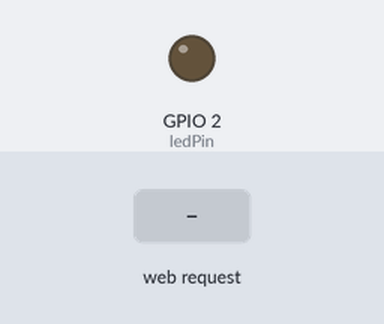
Recording of a sketch running on a simulated ESP32. Parts: output pins drawn as LEDs (lit = HIGH). Inputs (shaded band) come from the test bench. WiFi joins after 1.5 s; servers stay silent unless stated; what the sketch prints to the serial monitor is not drawn.

Above: at 2.7 s.
2.8 s: HTTP request GET /led/on received
At 3.4 s:
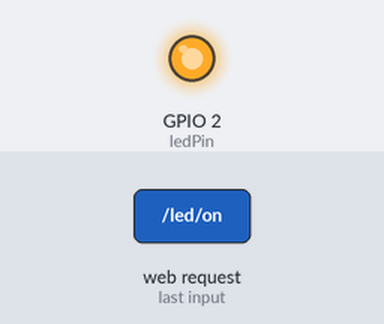
4.3 s: HTTP request GET /led/off received
At 5.7 s:
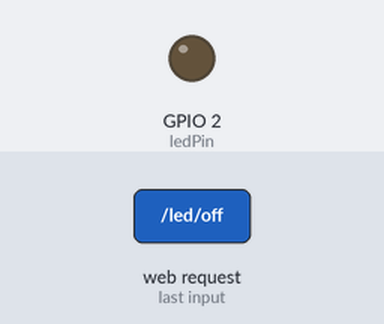
Timing chart, 0 to 7.3 s (numbered marks = the images above; inputs shaded):
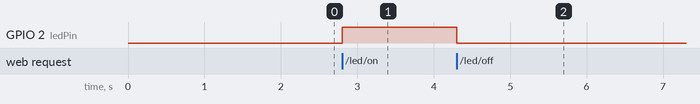

Measured:
- after the input at 2.8 s, GPIO 2 (ledPin): LOW → HIGH at once
- after the input at 4.3 s, GPIO 2 (ledPin): HIGH → LOW at once

The sketch:

Webserver_test.ino
```cpp
#include <WiFi.h>
#include <WebServer.h>

const char* ssid = "Paula e Gabriel 2G";
const char* password = "Paula492*";

const int ledPin = 2;
bool ledState = LOW;

WebServer server(80);

void handleRoot() {
  String html = "<!DOCTYPE html><html><head><meta name=\"viewport\" content=\"width=device-width, initial-scale=1\">";
  html += "<style>body{font-family:Arial,sans-serif;text-align:center;margin-top:50px;}";
  html += ".btn{padding:15px 32px;font-size:18px;border:none;border-radius:6px;color:white;cursor:pointer;text-decoration:none;display:inline-block;}";
  html += ".on{background-color:#28a745;} .off{background-color:#dc3545;}</style></head><body>";
  html += "<h2>Painel de Controle ESP32</h2>";
  html += "<p>Estado do LED: <strong>" + String(ledState ? "LIGADO" : "DESLIGADO") + "</strong></p>";

  if (ledState) {
    html += "<a href=\"/led/off\" class=\"btn off\">Desligar LED</a>";
  } else {
    html += "<a href=\"/led/on\" class=\"btn on\">Ligar LED</a>";
  }

  html += "</body></html>";
  server.send(200, "text/html", html);
}

void handleLedOn() {
  ledState = HIGH;
  digitalWrite(ledPin, ledState);
  server.sendHeader("Location", "/");
  server.send(303);
}

void handleLedOff() {
  ledState = LOW;
  digitalWrite(ledPin, ledState);
  server.sendHeader("Location", "/");
  server.send(303);
}

void setup() {
  Serial.begin(9600);
  pinMode(ledPin, OUTPUT);
  digitalWrite(ledPin, ledState);

  WiFi.begin(ssid, password);
  while (WiFi.status() != WL_CONNECTED) {
    delay(500);
    Serial.print(".");
  }

  Serial.println("\nWi-Fi Conectado!");
  Serial.print("Endereço de acesso: http://");
  Serial.println(WiFi.localIP());

  server.on("/", handleRoot);
  server.on("/led/on", handleLedOn);
  server.on("/led/off", handleLedOff);
  server.begin();
}

void loop() {
  server.handleClient();
}
```
